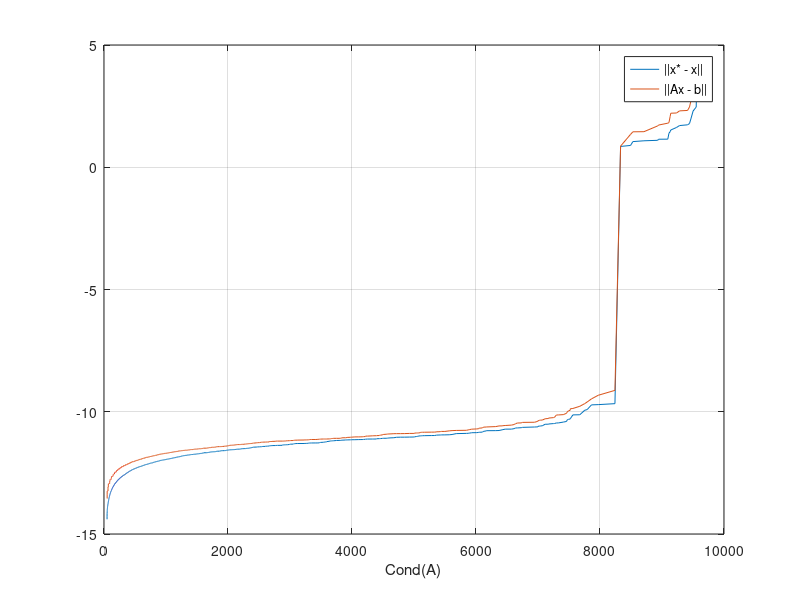

MATLAB code to generate this figure:
figure
A = load('Graphics.txt');
A = sort(A);
d1 = A(:, 1);
d2 = A(:, 2);
d2 = log10(d2);
d3 = A(:, 3);
d3 = log10(d3);
plot(d1, d2)
grid on
xlabel('Cond(A)')
%ylabel('log10(||x* - x||)')

hold on
%figure
plot(d1, d3)
grid on
xlabel('Cond(A)')
%ylabel('log10(||Ax - b||)')
legend('||x* - x||', '||Ax - b||')